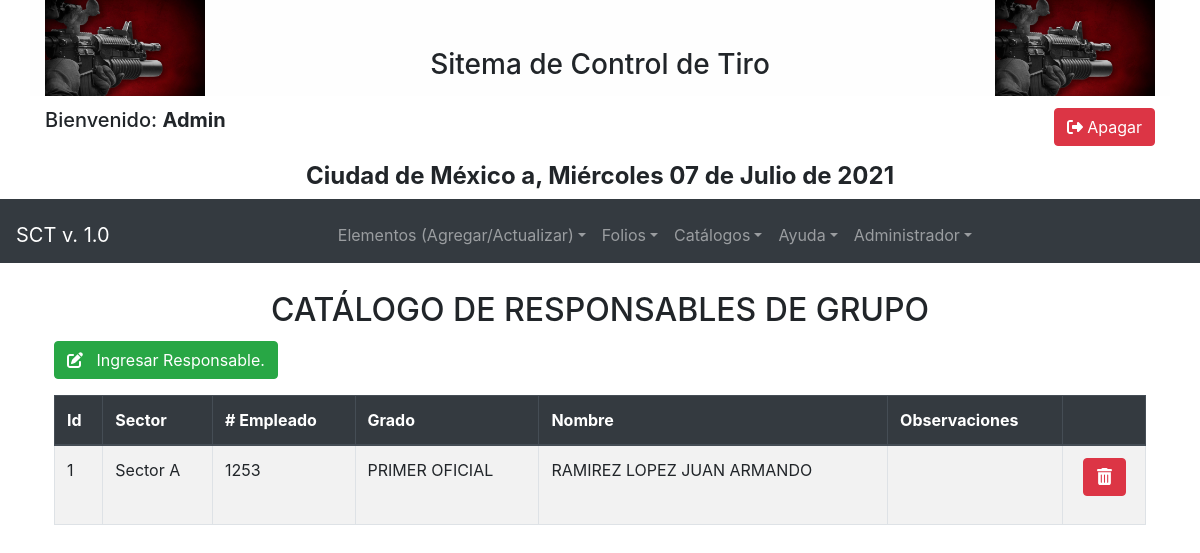
The page /catresponsables.php (signed in) on the database its author committed.
### tables this page shows
CREATE TABLE IF NOT EXISTS `catrespongrupo` (
  `idcatrespongrupo` int NOT NULL AUTO_INCREMENT,
  `noempleado` int NOT NULL,
  `observaciones` varchar(200) NOT NULL,
  `activo` int NOT NULL,
  PRIMARY KEY (`idcatrespongrupo`),
  KEY `noempleado` (`noempleado`),
  KEY `idcatsector` (`observaciones`)
);

CREATE TABLE IF NOT EXISTS `catsector` (
  `idcatsector` int NOT NULL AUTO_INCREMENT,
  `sectornombre` varchar(100) NOT NULL,
  `sectortipo` varchar(100) NOT NULL,
  `sectorobservaciones` varchar(300) NOT NULL,
  PRIMARY KEY (`idcatsector`)
);

CREATE TABLE IF NOT EXISTS `catniveles` (
  `idcatgrados` int NOT NULL AUTO_INCREMENT,
  `nombre` varchar(100) NOT NULL,
  `observaciones` varchar(250) DEFAULT NULL,
  PRIMARY KEY (`idcatgrados`)
);

CREATE TABLE IF NOT EXISTS `personal` (
  `idpersonal` int NOT NULL AUTO_INCREMENT,
  `idcatgrados` int NOT NULL,
  `recibo` varchar(100) DEFAULT NULL,
  `noempleado` int NOT NULL,
  `nombre` varchar(200) DEFAULT NULL,
  `idcatsector` int NOT NULL,
  `idcatarmas` int NOT NULL,
  `idcatsituacion` int NOT NULL,
  `observaciones` varchar(500) NOT NULL,
  PRIMARY KEY (`idpersonal`),
  KEY `idcatgrados` (`idcatgrados`),
  KEY `idcatsector` (`idcatsector`),
  KEY `idcatarmas` (`idcatarmas`),
  KEY `idcatsituacion` (`idcatsituacion`)
);

### conexion.php (called while the page is built, shortened)
<?php
    class Connectsisanti {
        public function __construct(){
            try{
            $this->conexionBBDD = new PDO("mysql:host=".DB_SERVER.";dbname=".DB_NOMBRE,DB_USUARIO,DB_PASS);
            $this->conexionBBDD->setAttribute(PDO::ATTR_ERRMODE, PDO::ERRMODE_EXCEPTION);
            $this->conexionBBDD->exec(DB_CHARSET);
            return $this->conexionBBDD;
            }catch (Exception $e){
                echo "<script> alert('ERROR EN LA CONEXION DE LA BASE DE DATOS\n VERIFIQUE CON EL ADMINISTRADOR');</script>";
            }
        }
    }
?>

### sqlmetodos.php (called while the page is built, shortened)
<?php
  require 'conexion.php';
    class Consultainfo extends Connectsisanti{
        public function get_informacion($sql){
            try{
                $query = $this->conexionBBDD->prepare($sql);
                $query->execute(array());
                $resultado = $query->fetchAll(PDO::FETCH_ASSOC);
                return $resultado;
                $this->conexionBBDD = null;
            }catch (Exception $e){
                die("Error con la Conexi&oacute;n de la BBDD de FUERZA DE TAREA".$e);
            }
        }
    }
?>

### catresponsables.php (the view, shortened to what this page needs)
<?php
include ("menu.php");
include ("heather-and-footer.php");
include ("sqlmetodos.php");
?>
<!DOCTYPE html>
<html lang="es">
	<body>
<?php
	$list_responsable = new Consultainfo();
	$responsable = $list_responsable->get_informacion("select responsable.idcatrespongrupo,sector.sectornombre as sector, responsable.noempleado, grados.nombre as grado,
    elemento.nombre, responsable.observaciones
    from catrespongrupo as responsable
    inner join personal as elemento on responsable.noempleado = elemento.noempleado
    left join catniveles as grados on elemento.idcatgrados = grados.idcatgrados
    left join catsector as sector on elemento.idcatsector = sector.idcatsector");
?>
<div class="container p-4 ">
	<div class="row p-1">
		<div class="col-md-12">
			<h2 class="text-center">CAT&Aacute;LOGO DE RESPONSABLES DE GRUPO</h2>
		</div>
	</div>
	<button id="nuevo" class="btn btn-success" onclick="agregaResponsable()" data-toggle="tooltip" data-placement="bottom" title="Agregar">
		<i class="fas fa-edit"></i> &nbsp; Ingresar Responsable.
	</button>
	<div class="row pt-3 containergus">
		<div class="col-md-12">
			<table id="tableResponsables" class="table table-striped table-hover table-bordered">
				<thead class="thead-dark">
					<th>Id</th>
					<th>Sector</th>
					<th># Empleado</th>
                    <th>Grado</th>
                    <th>Nombre</th>
                    <th>Observaciones</th>
					<th></th>
				</thead>
				<tbody>
				<?php
					foreach($responsable as $detresponsable):
				?>
					<tr>
						<td><?php echo $detresponsable["idcatrespongrupo"]; ?></td>
						<td><?php echo $detresponsable["sector"]; ?></td>
						<td><?php echo $detresponsable["noempleado"]; ?></td>
                        <td><?php echo $detresponsable["grado"]; ?></td>
                        <td><?php echo $detresponsable["nombre"]; ?></td>
                        <td><?php echo $detresponsable["observaciones"]; ?></td>
						<td>
							<div class="text-center">
								<div class="form-group">
									<button type="button" class="btn btn-danger" data-toggle="tooltip" data-placement="bottom"
										title="Eliminar" onclick="eliminarResponsable(<?php echo $detresponsable['noempleado']; ?>)">
										<i class="fas fa-trash-alt" style="width: 17px; height:17px;"></i>
									</button>
								</div>
							</div>
						</td>
					</tr>
				<?php
					endforeach;
				?>
				</tbody>
			</table>
		</div>
	</div>
</div>
  </body>
</html>

### rows shown on the page
catrespongrupo: idcatrespongrupo "1", catsector.sectornombre "Sector A", noempleado "1253", catniveles.nombre "PRIMER OFICIAL", personal.nombre "RAMIREZ LOPEZ JUAN ARMANDO"
